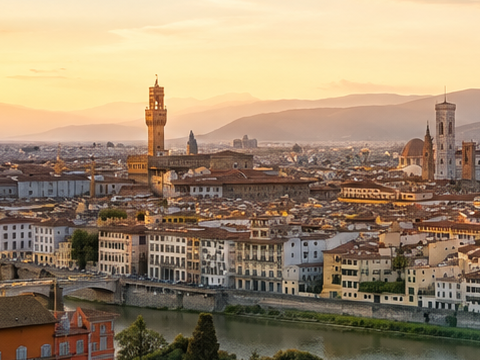
#> input picture Chapter09/left.png, 480 x 360 px
$ python 09-04_stitch.py
#> lines starting #> are read from the running program, lines starting #| are printed output that depends on the picture
import cv2
img1 = cv2.imread("left.png")
#> img1 is the input picture: shape (360, 480, 3); mean B, G, R 111.4, 137.9, 158.7
img2 = cv2.imread("right.png")
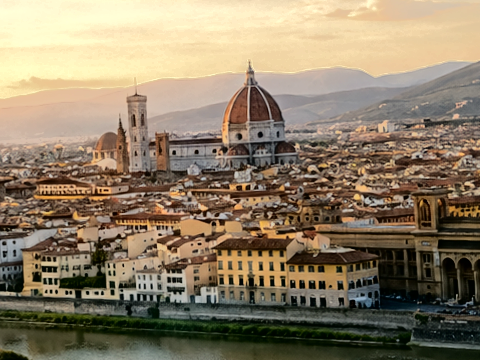
#> input picture Chapter09/right.png, 480 x 360 px
#> img2 is the input picture: shape (360, 480, 3); mean B, G, R 102.8, 126.4, 141.3
stitcher = cv2.Stitcher_create()
status, pano = stitcher.stitch([img1, img2])
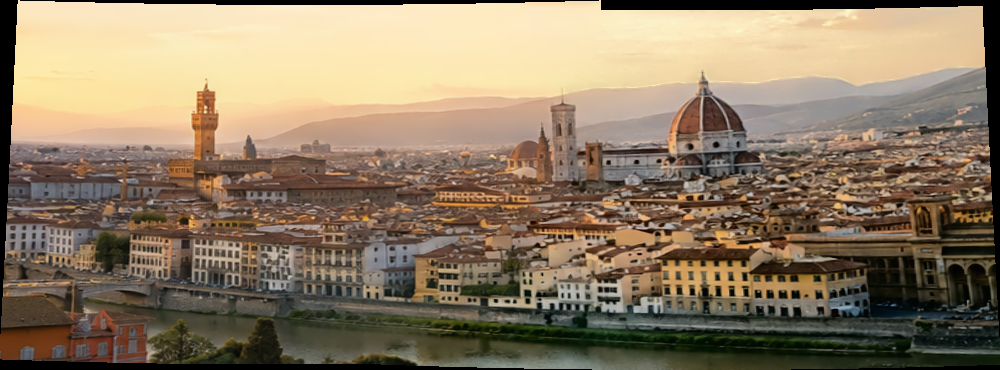
#> pano: shape (370, 1000, 3); mean B, G, R 99.5, 123, 140.2
#> status = 0
if status == cv2.Stitcher_OK:
    cv2.imwrite("stitch_result.png", pano)
    print("パノラマ合成成功")
else:
    print(f"合成エラー（エラーコード：{status}）")
